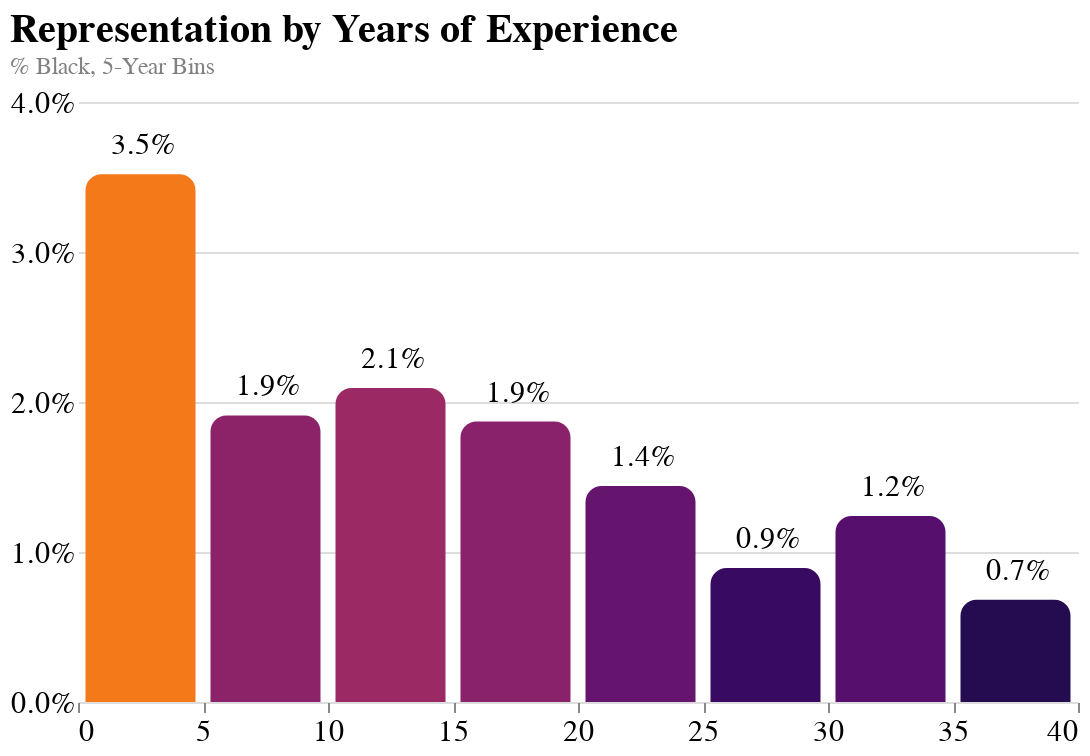

Notebook code for this chart:
### Code cell
points = alt.Chart().mark_bar(size=55, cornerRadiusTopLeft=8, cornerRadiusTopRight=8, clip=True).encode(
    x=alt.X("YearsCodePro",
            axis=alt.Axis(title=None, labelFontSize=15),
            scale=alt.Scale(
                domain=(0, 40)
            ),
           bin=alt.Bin(extent=[0, 40], step=5)),
    y=alt.Y("mean(Ethnicity_Black_or_of_African_descent)",
            axis=alt.Axis(format=".1%", title=None, tickCount=4, tickSize=0, labelFlush=False, labelFontSize=15),
            scale=alt.Scale(
                domain=(0, 0.04)
            )
           ),
    color=alt.Color("mean(Ethnicity_Black_or_of_African_descent)", 
                    scale=alt.Scale(scheme="inferno", domain=[0, 0.05]),
                    legend=None)
)

text = alt.Chart().mark_text(
    align='left',
    baseline='middle',
    dx=-15,
    dy=-15,
    fontSize=15
).encode(
    text=alt.Text("mean(Ethnicity_Black_or_of_African_descent)", format=".1%"),
    x=alt.X("YearsCodePro",
           bin=alt.Bin(extent=[0, 40], step=5)),
    y=alt.Y("mean(Ethnicity_Black_or_of_African_descent)"),
)

chart = alt.layer(points, text, data=data.groupby("YearsCodePro").mean()["Ethnicity_Black_or_of_African_descent"].reset_index()).properties(
    width=500,
    height=300,
    title={
        "text": "Representation by Years of Experience", 
        "subtitle": "% Black, 5-Year Bins",
        "subtitleColor": "gray"
    }
).configure_view(
    strokeWidth=0
).configure_title(
    anchor='start',
    offset=5,
    fontSize=20
).configure_axis(
    domain=False
)

chart.save("representation_experience.png", method="selenium", webdriver="chrome", scale_factor=3.0)

chart

### Figure 1 — Vega-Lite specification as saved in the notebook (floating-point values rounded to 4 significant figures)
{"config": {"view": {"continuousWidth": 400, "continuousHeight": 300, "strokeWidth": 0}, "axis": {"domain": false}, "title": {"anchor": "start", "fontSize": 20, "offset": 5}}, "layer": [{"mark": {"type": "bar", "clip": true, "cornerRadiusTopLeft": 8, "cornerRadiusTopRight": 8, "size": 55}, "encoding": {"color": {"type": "quantitative", "aggregate": "mean", "field": "Ethnicity_Black_or_of_African_descent", "legend": null, "scale": {"domain": [0, 0.05], "scheme": "inferno"}}, "x": {"type": "quantitative", "axis": {"labelFontSize": 15, "title": null}, "bin": {"extent": [0, 40], "step": 5}, "field": "YearsCodePro", "scale": {"domain": [0, 40]}}, "y": {"type": "quantitative", "aggregate": "mean", "axis": {"format": ".1%", "labelFlush": false, "labelFontSize": 15, "tickCount": 4, "tickSize": 0, "title": null}, "field": "Ethnicity_Black_or_of_African_descent", "scale": {"domain": [0, 0.04]}}}}, {"mark": {"type": "text", "align": "left", "baseline": "middle", "dx": -15, "dy": -15, "fontSize": 15}, "encoding": {"text": {"type": "quantitative", "aggregate": "mean", "field": "Ethnicity_Black_or_of_African_descent", "format": ".1%"}, "x": {"type": "quantitative", "bin": {"extent": [0, 40], "step": 5}, "field": "YearsCodePro"}, "y": {"type": "quantitative", "aggregate": "mean", "field": "Ethnicity_Black_or_of_African_descent"}}}], "data": {"name": "data-abad2f6e2fcbb36b0d5b593bf4c9c03a"}, "height": 300, "title": {"text": "Representation by Years of Experience", "subtitle": "% Black, 5-Year Bins", "subtitleColor": "gray"}, "width": 500, "$schema": "https://vega.github.io/schema/vega-lite/v4.8.1.json", "datasets": {"data-abad2f6e2fcbb36b0d5b593bf4c9c03a": [{"YearsCodePro": 0.5, "Ethnicity_Black_or_of_African_descent": 0.0436}, {"YearsCodePro": 1.0, "Ethnicity_Black_or_of_African_descent": 0.03881}, {"YearsCodePro": 2.0, "Ethnicity_Black_or_of_African_descent": 0.03963}, {"YearsCodePro": 3.0, "Ethnicity_Black_or_of_African_descent": 0.03226}, {"YearsCodePro": 4.0, "Ethnicity_Black_or_of_African_descent": 0.02161}, {"YearsCodePro": 5.0, "Ethnicity_Black_or_of_African_descent": 0.01997}, {"YearsCodePro": 6.0, "Ethnicity_Black_or_of_African_descent": 0.01453}, {"YearsCodePro": 7.0, "Ethnicity_Black_or_of_African_descent": 0.01668}, {"YearsCodePro": 8.0, "Ethnicity_Black_or_of_African_descent": 0.01762}, {"YearsCodePro": 9.0, "Ethnicity_Black_or_of_African_descent": 0.02669}, {"YearsCodePro": 10.0, "Ethnicity_Black_or_of_African_descent": 0.02528}, {"YearsCodePro": 11.0, "Ethnicity_Black_or_of_African_descent": 0.01852}, {"YearsCodePro": 12.0, "Ethnicity_Black_or_of_African_descent": 0.02251}, {"YearsCodePro": 13.0, "Ethnicity_Black_or_of_African_descent": 0.01874}, {"YearsCodePro": 14.0, "Ethnicity_Black_or_of_African_descent": 0.01961}, {"YearsCodePro": 15.0, "Ethnicity_Black_or_of_African_descent": 0.01372}, {"YearsCodePro": 16.0, "Ethnicity_Black_or_of_African_descent": 0.03041}, {"YearsCodePro": 17.0, "Ethnicity_Black_or_of_African_descent": 0.02116}, {"YearsCodePro": 18.0, "Ethnicity_Black_or_of_African_descent": 0.01572}, {"YearsCodePro": 19.0, "Ethnicity_Black_or_of_African_descent": 0.01245}, {"YearsCodePro": 20.0, "Ethnicity_Black_or_of_African_descent": 0.01796}, {"YearsCodePro": 21.0, "Ethnicity_Black_or_of_African_descent": 0.02392}, {"YearsCodePro": 22.0, "Ethnicity_Black_or_of_African_descent": 0.00813}, {"YearsCodePro": 23.0, "Ethnicity_Black_or_of_African_descent": 0.02198}, {"YearsCodePro": 24.0, "Ethnicity_Black_or_of_African_descent": 0.0}, {"YearsCodePro": 25.0, "Ethnicity_Black_or_of_African_descent": 0.008}, {"YearsCodePro": 26.0, "Ethnicity_Black_or_of_African_descent": 0.0}, {"YearsCodePro": 27.0, "Ethnicity_Black_or_of_African_descent": 0.01136}, {"YearsCodePro": 28.0, "Ethnicity_Black_or_of_African_descent": 0.02532}, {"YearsCodePro": 29.0, "Ethnicity_Black_or_of_African_descent": 0.0}, {"YearsCodePro": 30.0, "Ethnicity_Black_or_of_African_descent": 0.01754}, {"YearsCodePro": 31.0, "Ethnicity_Black_or_of_African_descent": 0.0}, {"YearsCodePro": 32.0, "Ethnicity_Black_or_of_African_descent": 0.02857}, {"YearsCodePro": 33.0, "Ethnicity_Black_or_of_African_descent": 0.01587}, {"YearsCodePro": 34.0, "Ethnicity_Black_or_of_African_descent": 0.0}, {"YearsCodePro": 35.0, "Ethnicity_Black_or_of_African_descent": 0.02128}, {"YearsCodePro": 36.0, "Ethnicity_Black_or_of_African_descent": 0.0}, {"YearsCodePro": 37.0, "Ethnicity_Black_or_of_African_descent": 0.0}, {"YearsCodePro": 38.0, "Ethnicity_Black_or_of_African_descent": 0.01961}, {"YearsCodePro": 39.0, "Ethnicity_Black_or_of_African_descent": 0.0}, {"YearsCodePro": 40.0, "Ethnicity_Black_or_of_African_descent": 0.0}, {"YearsCodePro": 41.0, "Ethnicity_Black_or_of_African_descent": 0.06667}, {"YearsCodePro": 42.0, "Ethnicity_Black_or_of_African_descent": 0.0}, {"YearsCodePro": 43.0, "Ethnicity_Black_or_of_African_descent": 0.0}, {"YearsCodePro": 44.0, "Ethnicity_Black_or_of_African_descent": 0.0}, {"YearsCodePro": 45.0, "Ethnicity_Black_or_of_African_descent": 0.0}, {"YearsCodePro": 46.0, "Ethnicity_Black_or_of_African_descent": 0.0}, {"YearsCodePro": 47.0, "Ethnicity_Black_or_of_African_descent": 0.0}, {"YearsCodePro": 48.0, "Ethnicity_Black_or_of_African_descent": 0.0}, {"YearsCodePro": 49.0, "Ethnicity_Black_or_of_African_descent": 0.0}, {"YearsCodePro": 50.0, "Ethnicity_Black_or_of_African_descent": 0.0}, {"YearsCodePro": 51.0, "Ethnicity_Black_or_of_African_descent": 0.0}]}}
